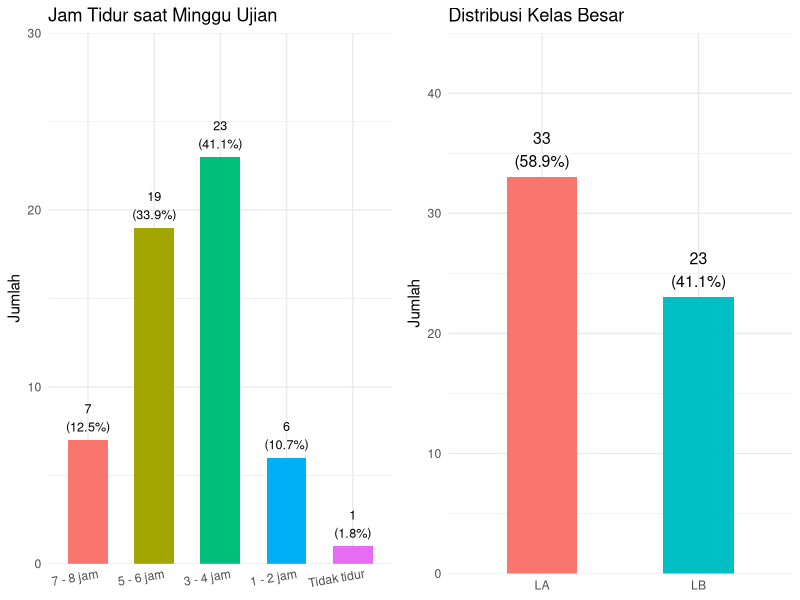
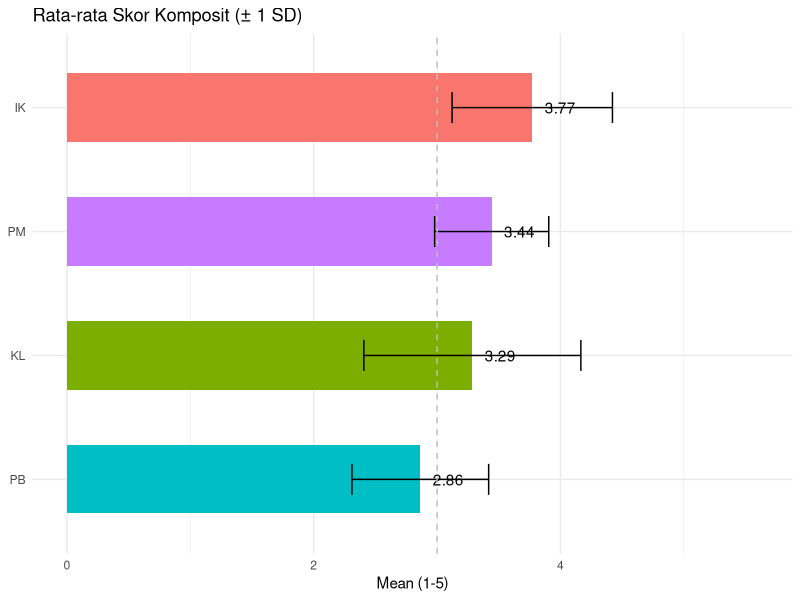
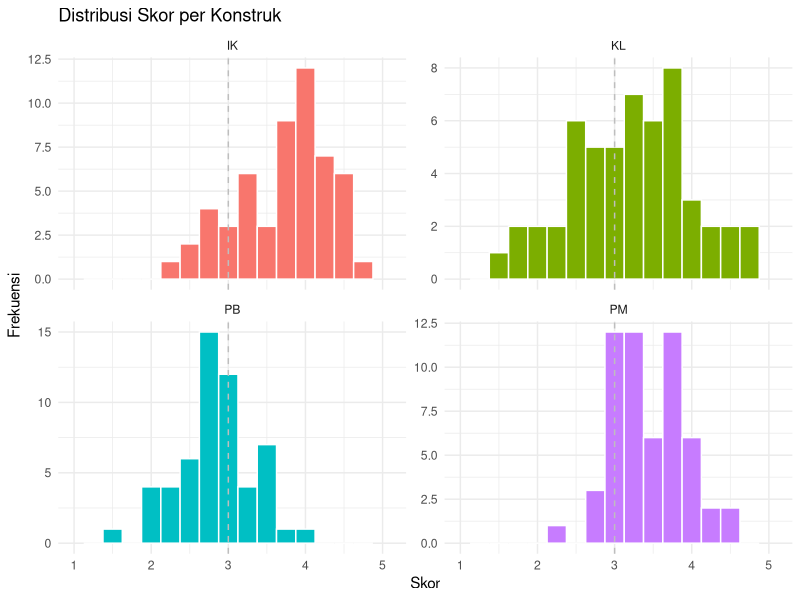
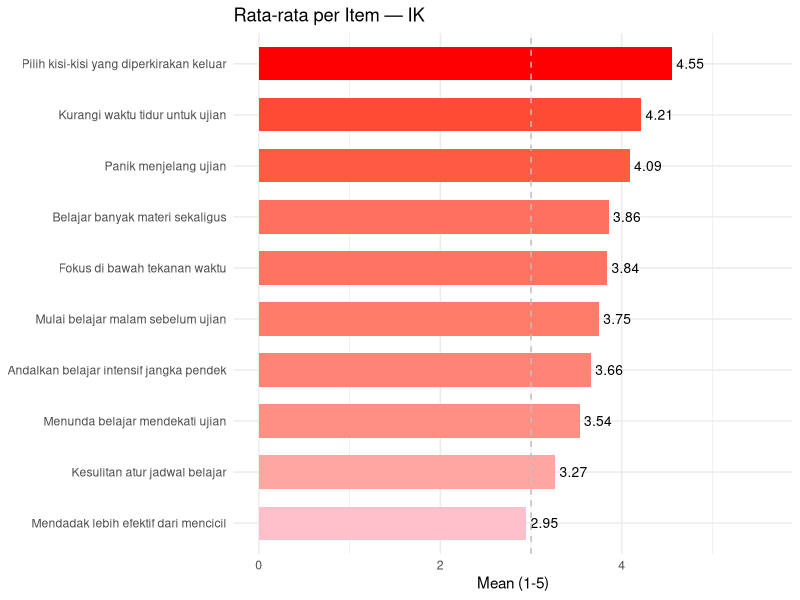
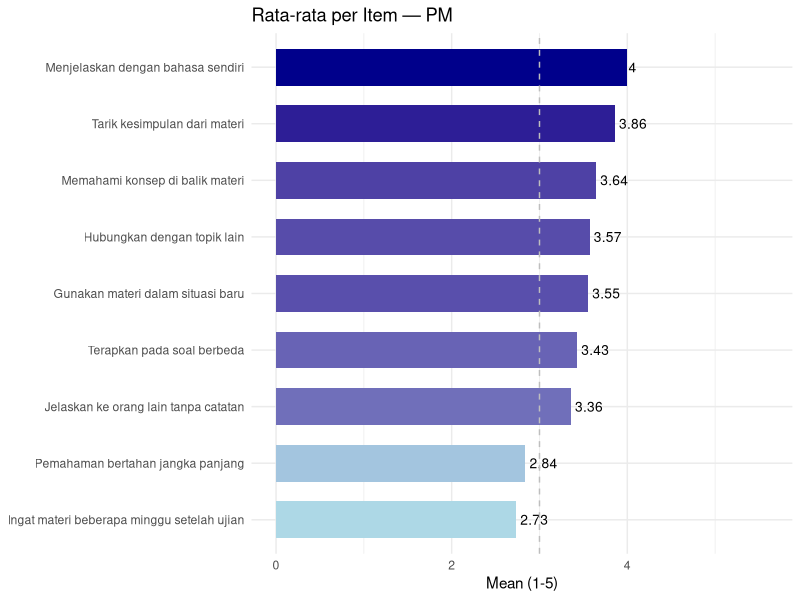
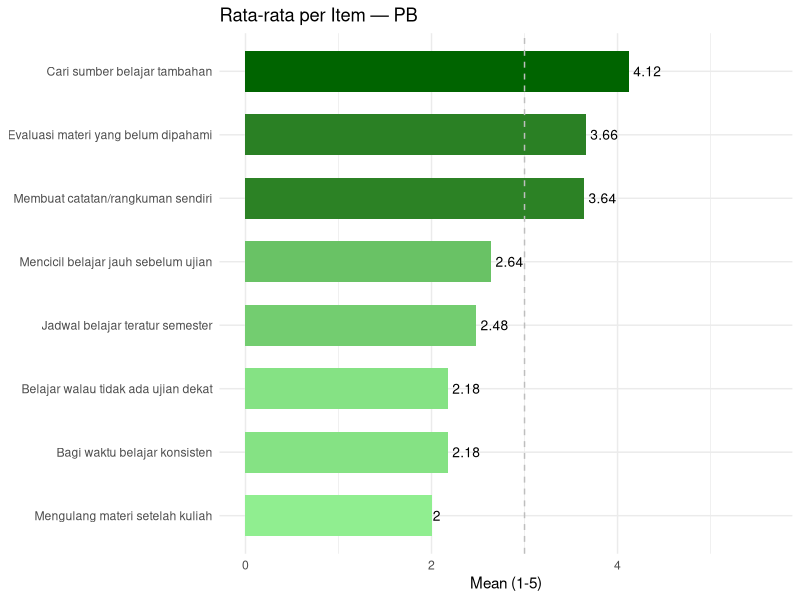
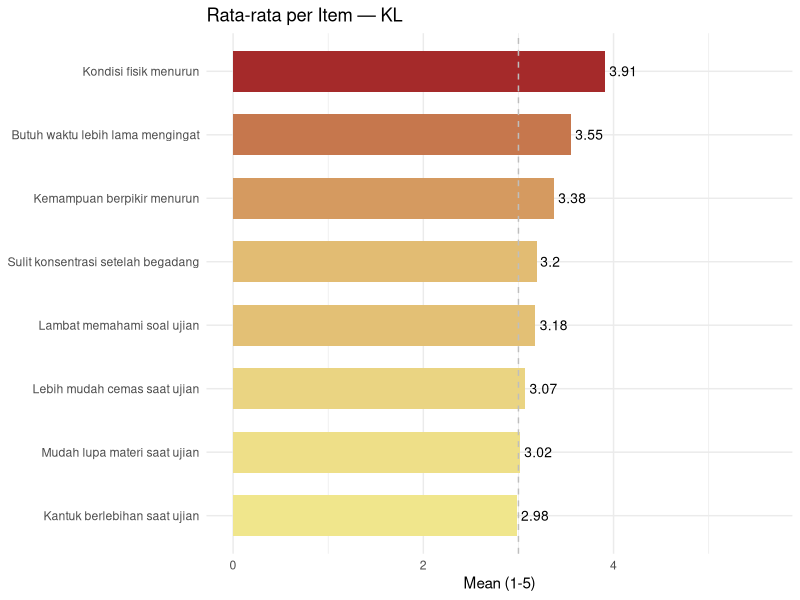
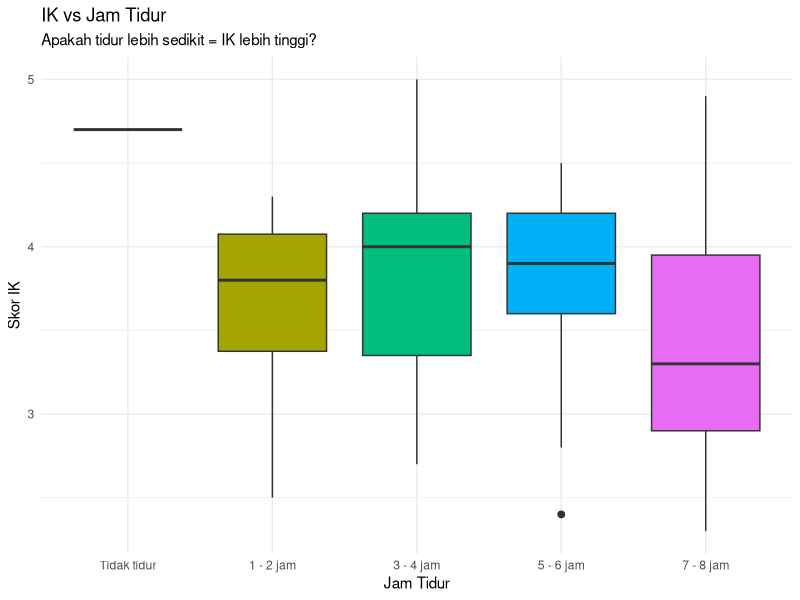

Source code (R) for these figures, in order:
## ---- chunk 1
knitr::opts_chunk$set(echo = TRUE, warning = FALSE, message = FALSE,
                       fig.align = "center", fig.width = 9, fig.height = 5)
## ---- chunk 2
library(readr); library(dplyr); library(tidyr); library(psych)
library(ggplot2); library(corrplot); library(car); library(lmtest)
library(knitr); library(scales); library(gridExtra)
## ---- chunk 3
n_populasi  <- 127
n_target    <- 55
n_responden <- 57   # sebelum dedup
n_valid     <- 56   # sesudah dedup

coverage_rate <- round(n_valid / n_populasi * 100, 1)

kable(data.frame(
  Keterangan = c("Populasi", "Target Sampel Minimum", "Responden Masuk",
                 "Duplikat Dihapus", "Responden Valid"),
  Nilai = c(n_populasi, n_target, n_responden, n_responden - n_valid, n_valid)
), caption = "Ringkasan Pengumpulan Data")

cat("Coverage rate:", coverage_rate, "% dari populasi\n")
cat("Target n tercapai:", ifelse(n_valid >= n_target, "Ya", "Belum"), "\n")
## ---- chunk 4
data_raw <- read_csv("DataBefore_6.csv", show_col_types = FALSE)
cat("Dimensi awal:", nrow(data_raw), "baris x", ncol(data_raw), "kolom\n")
## ---- chunk 5
kable(data.frame(Index = seq_along(names(data_raw)), Kolom = names(data_raw)),
      caption = "Cek index kolom sebelum subsetting")
## ---- chunk 6
cat("Kolom 5-14 (harus item IK):\n"); print(names(data_raw)[5:14])
cat("\nKolom 15-23 (harus item PM):\n"); print(names(data_raw)[15:23])
cat("\nKolom 24-31 (harus item PB):\n"); print(names(data_raw)[24:31])
cat("\nKolom 32-39 (harus item KL):\n"); print(names(data_raw)[32:39])
## ---- chunk 7
data <- data_raw %>% distinct(Nama, .keep_all = TRUE)
cat("Setelah hapus duplikat:", nrow(data), "dari", nrow(data_raw), "responden\n")

data <- data %>%
  mutate(IK = rowMeans(across(5:14),  na.rm = TRUE),
         PM = rowMeans(across(15:23), na.rm = TRUE),
         PB = rowMeans(across(24:31), na.rm = TRUE),
         KL = rowMeans(across(32:39), na.rm = TRUE))
## ---- chunk 8
mv <- data.frame(Variabel = names(data), Missing = colSums(is.na(data)),
                  Persen = round(colSums(is.na(data)) / nrow(data) * 100, 2))
kable(mv %>% filter(Variabel %in% c("IK","PM","PB","KL","Kelas Besar",
      "Rata-rata jam tidur saat minggu ujian")), caption = "Missing — Variabel Utama")
## ---- chunk 9
data <- data %>%
  mutate(Tidur_Kode = case_when(
    `Rata-rata jam tidur saat minggu ujian` == "7 - 8 jam"   ~ 5,
    `Rata-rata jam tidur saat minggu ujian` == "5 - 6 jam"   ~ 4,
    `Rata-rata jam tidur saat minggu ujian` == "3 - 4 jam"   ~ 3,
    `Rata-rata jam tidur saat minggu ujian` == "1 - 2 jam"   ~ 2,
    `Rata-rata jam tidur saat minggu ujian` == "Tidak tidur" ~ 1,
    TRUE ~ NA_real_))

kable(as.data.frame(table(data$`Rata-rata jam tidur saat minggu ujian`, data$Tidur_Kode)),
      col.names = c("Kategori","Kode","Frekuensi"))
## ---- chunk 10
data_export <- data %>%
  select(Nama, `Kelas Besar`, `Rata-rata jam tidur saat minggu ujian`,
         Tidur_Kode, IK, PM, PB, KL, everything(), -any_of("Timestamp"))
write_csv(data_export, "DataAfter_6.csv")
cat("Disimpan:", nrow(data_export), "baris x", ncol(data_export), "kolom\n")
## ---- chunk 11
construct_summary <- data.frame(
  Variabel = c("IK","PM","PB","KL"),
  Mean = round(c(mean(data$IK), mean(data$PM), mean(data$PB), mean(data$KL)),3),
  SD = round(c(sd(data$IK), sd(data$PM), sd(data$PB), sd(data$KL)),3),
  Min = round(c(min(data$IK), min(data$PM), min(data$PB), min(data$KL)),3),
  Max = round(c(max(data$IK), max(data$PM), max(data$PB), max(data$KL)),3)
)
kable(construct_summary, caption = "Statistik Deskriptif Variabel Penelitian")

sleep_table <- data %>%
  count(`Rata-rata jam tidur saat minggu ujian`) %>%
  arrange(desc(n))
kable(sleep_table, col.names = c("Jam Tidur", "Frekuensi"), caption = "Distribusi Jam Tidur Responden")
## ---- chunk 12
p1 <- data %>% count(`Rata-rata jam tidur saat minggu ujian`) %>%
  mutate(pct = round(n/sum(n)*100,1),
         tidur = factor(`Rata-rata jam tidur saat minggu ujian`,
                        levels = c("7 - 8 jam","5 - 6 jam","3 - 4 jam","1 - 2 jam","Tidak tidur"))) %>%
  ggplot(aes(tidur, n, fill = tidur)) +
  geom_col(width = 0.6) + geom_text(aes(label = paste0(n,"\n(",pct,"%)")), vjust = -0.3, size = 3.2) +
  scale_y_continuous(limits = c(0,30), expand = c(0,0)) +
  labs(title = "Jam Tidur saat Minggu Ujian", x = NULL, y = "Jumlah") +
  theme_minimal() + theme(legend.position = "none", axis.text.x = element_text(angle = 10, hjust = 0.8))

p2 <- data %>% count(`Kelas Besar`) %>% mutate(pct = round(n/sum(n)*100,1)) %>%
  ggplot(aes(`Kelas Besar`, n, fill = `Kelas Besar`)) +
  geom_col(width = 0.45) + geom_text(aes(label = paste0(n,"\n(",pct,"%)")), vjust = -0.3, size = 4) +
  scale_y_continuous(limits = c(0,45), expand = c(0,0)) +
  labs(title = "Distribusi Kelas Besar", x = NULL, y = "Jumlah") + theme_minimal() + theme(legend.position = "none")

gridExtra::grid.arrange(p1, p2, ncol = 2)
## ---- chunk 13
mean_df <- data.frame(Konstruk = c("IK","PM","PB","KL"),
                       Mean = c(mean(data$IK), mean(data$PM), mean(data$PB), mean(data$KL)),
                       SD = c(sd(data$IK), sd(data$PM), sd(data$PB), sd(data$KL)))

ggplot(mean_df, aes(reorder(Konstruk, Mean), Mean, fill = Konstruk)) +
  geom_col(width = 0.55) +
  geom_errorbar(aes(ymin = pmax(Mean-SD,1), ymax = pmin(Mean+SD,5)), width = 0.25) +
  geom_text(aes(label = round(Mean,2)), hjust = -0.4) +
  geom_hline(yintercept = 3, linetype = "dashed", color = "gray") +
  coord_flip() + scale_y_continuous(limits = c(0,5.6)) +
  labs(title = "Rata-rata Skor Komposit (± 1 SD)", x = NULL, y = "Mean (1-5)") +
  theme_minimal() + theme(legend.position = "none")
## ---- chunk 14
data %>% select(IK, PM, PB, KL) %>% pivot_longer(everything(), names_to = "K", values_to = "Skor") %>%
  ggplot(aes(Skor, fill = K)) +
  geom_histogram(binwidth = 0.25, color = "white") +
  geom_vline(xintercept = 3, linetype = "dashed", color = "gray") +
  facet_wrap(~K, scales = "free_y", ncol = 2) +
  scale_x_continuous(breaks = 1:5, limits = c(1,5.1)) +
  labs(title = "Distribusi Skor per Konstruk", x = "Skor", y = "Frekuensi") +
  theme_minimal() + theme(legend.position = "none")
## ---- chunk 15
ik_desc <- data.frame(Item = names(data)[5:14], Mean = round(colMeans(data[,5:14], na.rm = TRUE),3), SD = round(apply(data[,5:14],2,sd,na.rm=TRUE),3))
pm_desc <- data.frame(Item = names(data)[15:23], Mean = round(colMeans(data[,15:23], na.rm = TRUE),3), SD = round(apply(data[,15:23],2,sd,na.rm=TRUE),3))
pb_desc <- data.frame(Item = names(data)[24:31], Mean = round(colMeans(data[,24:31], na.rm = TRUE),3), SD = round(apply(data[,24:31],2,sd,na.rm=TRUE),3))
kl_desc <- data.frame(Item = names(data)[32:39], Mean = round(colMeans(data[,32:39], na.rm = TRUE),3), SD = round(apply(data[,32:39],2,sd,na.rm=TRUE),3))

kable(list(ik_desc, pm_desc, pb_desc, kl_desc), caption = "Descriptive Statistics of Items (IK, PM, PB, KL)")
## ---- chunk 16
plot_items <- function(cols, labels, judul, warna_rendah, warna_tinggi) {
  df <- data.frame(Label = labels, Mean = colMeans(data[, cols], na.rm = TRUE))
  ggplot(df, aes(reorder(Label, Mean), Mean, fill = Mean)) +
    geom_col(width = 0.65) + geom_text(aes(label = round(Mean,2)), hjust = -0.15, size = 3.5) +
    geom_hline(yintercept = 3, linetype = "dashed", color = "gray") +
    coord_flip() + scale_fill_gradient(low = warna_rendah, high = warna_tinggi) +
    scale_y_continuous(limits = c(0,5.6)) +
    labs(title = judul, x = NULL, y = "Mean (1-5)") + theme_minimal() + theme(legend.position = "none")
}
## ---- chunk 17
plot_items(5:14,
  c("Mulai belajar malam sebelum ujian","Menunda belajar mendekati ujian",
    "Belajar banyak materi sekaligus","Fokus di bawah tekanan waktu",
    "Pilih kisi-kisi yang diperkirakan keluar","Kurangi waktu tidur untuk ujian",
    "Andalkan belajar intensif jangka pendek","Mendadak lebih efektif dari mencicil",
    "Kesulitan atur jadwal belajar","Panik menjelang ujian"),
  "Rata-rata per Item — IK", "pink", "red")
## ---- chunk 18
plot_items(15:23,
  c("Memahami konsep di balik materi","Menjelaskan dengan bahasa sendiri",
    "Terapkan pada soal berbeda","Ingat materi beberapa minggu setelah ujian",
    "Hubungkan dengan topik lain","Jelaskan ke orang lain tanpa catatan",
    "Tarik kesimpulan dari materi","Gunakan materi dalam situasi baru",
    "Pemahaman bertahan jangka panjang"),
  "Rata-rata per Item — PM", "lightblue", "darkblue")
## ---- chunk 19
plot_items(24:31,
  c("Jadwal belajar teratur semester","Mengulang materi setelah kuliah",
    "Membuat catatan/rangkuman sendiri","Bagi waktu belajar konsisten",
    "Cari sumber belajar tambahan","Mencicil belajar jauh sebelum ujian",
    "Evaluasi materi yang belum dipahami","Belajar walau tidak ada ujian dekat"),
  "Rata-rata per Item — PB", "lightgreen", "darkgreen")
## ---- chunk 20
plot_items(32:39,
  c("Sulit konsentrasi setelah begadang","Lambat memahami soal ujian",
    "Mudah lupa materi saat ujian","Kondisi fisik menurun",
    "Kantuk berlebihan saat ujian","Kemampuan berpikir menurun",
    "Lebih mudah cemas saat ujian","Butuh waktu lebih lama mengingat"),
  "Rata-rata per Item — KL", "khaki", "brown")
## ---- chunk 21
data %>% mutate(Tidur_Label = factor(`Rata-rata jam tidur saat minggu ujian`,
    levels = c("Tidak tidur","1 - 2 jam","3 - 4 jam","5 - 6 jam","7 - 8 jam"))) %>%
  ggplot(aes(Tidur_Label, IK, fill = Tidur_Label)) +
  geom_boxplot(outlier.size = 2) +
  labs(title = "IK vs Jam Tidur", subtitle = "Apakah tidur lebih sedikit = IK lebih tinggi?",
       x = "Jam Tidur", y = "Skor IK") + theme_minimal() + theme(legend.position = "none")
## ---- chunk 22
kruskal_result <- kruskal.test(IK ~ `Rata-rata jam tidur saat minggu ujian`, data = data)

kable(
  data.frame(
    Statistic = round(kruskal_result$statistic,4),
    P_Value = round(kruskal_result$p.value,4)
  ),
  caption = "Kruskal-Wallis Test: IK by Sleep Duration"
)
## ---- chunk 23
a_ik <- psych::alpha(data[,5:14]);  a_pm <- psych::alpha(data[,15:23])
a_pb <- psych::alpha(data[,24:31]); a_kl <- psych::alpha(data[,32:39])

alpha_vals <- c(a_ik$total$raw_alpha, a_pm$total$raw_alpha, a_pb$total$raw_alpha, a_kl$total$raw_alpha)

check_citc <- function(alpha_obj, nama) {
  citc <- round(alpha_obj$item.stats$r.drop, 3)
  data.frame(Konstruk = nama, Item = rownames(alpha_obj$item.stats), CITC = citc,
             Status = ifelse(citc < 0.30, "Lemah", "OK"))
}
citc_all <- rbind(check_citc(a_ik,"IK"), check_citc(a_pm,"PM"),
                   check_citc(a_pb,"PB"), check_citc(a_kl,"KL"))

validity_summary <- citc_all %>%
  group_by(Konstruk) %>%
  summarise(
    Total_Item = n(),
    Item_Valid = sum(CITC >= 0.30),
    Item_Tidak_Valid = sum(CITC < 0.30)
  )

kable(validity_summary, caption = "Summary of Validity Test")

kable(data.frame(Konstruk = c("IK","PM","PB","KL"), Alpha = round(alpha_vals,3),
                  Status = ifelse(alpha_vals >= 0.70, "Reliabel", "Perlu Ditinjau")),
      caption = "Cronbach's Alpha per Konstruk")
## ---- chunk 24
kable(citc_all, caption = "Item-Total Correlation — Semua Konstruk")
## ---- chunk 25
lemah_pb <- citc_all %>% filter(Konstruk == "PB", Status == "Lemah") %>% pull(Item)
## ---- chunk 26
vars_cor <- c("IK","PM","PB","KL","Tidur_Kode")
cor_p <- cor(data[, vars_cor], method = "pearson",  use = "complete.obs")
cor_s <- cor(data[, vars_cor], method = "spearman", use = "complete.obs")

kable(round(cor_p, 3), caption = "Korelasi Pearson")
kable(round(cor_s, 3), caption = "Korelasi Spearman (pembanding, karena dasar data ordinal)")
## ---- chunk 27
corrplot(cor_p, method = "color", type = "upper", addCoef.col = "black",
         tl.col = "black", tl.srt = 45, col = colorRampPalette(c("red","white","blue"))(200),
         title = "Matriks Korelasi (Pearson)", mar = c(0,0,1.5,0))
## ---- chunk 28
cor_pairs <- list(
  list(x="IK", y="PM", m="pearson"), list(x="IK", y="PB", m="pearson"),
  list(x="IK", y="KL", m="pearson"), list(x="KL", y="PM", m="pearson"),
  list(x="PB", y="PM", m="pearson"), list(x="Tidur_Kode", y="IK", m="spearman")
)

cor_summary <- do.call(rbind, lapply(cor_pairs, function(p) {
  t <- cor.test(data[[p$x]], data[[p$y]], method = p$m)
  data.frame(Pasangan = paste(p$x,"vs",p$y), Metode = p$m,
             r = round(unname(t$estimate), 3), p_value = round(t$p.value, 4),
             Signifikan = ifelse(t$p.value < 0.05, "Ya *", "Tidak"))
}))
kable(cor_summary, caption = "Ringkasan Uji Korelasi")
## ---- chunk 29
sw <- lapply(data[, c("IK","PM","PB","KL")], shapiro.test)
norm_df <- data.frame(Variabel = c("IK","PM","PB","KL"),
                       W = round(sapply(sw, function(x) x$statistic), 4),
                       p_value = round(sapply(sw, function(x) x$p.value), 4))
norm_df$Normal <- ifelse(norm_df$p_value > 0.05, "Ya", "Tidak")
kable(norm_df, caption = "Shapiro-Wilk")
## ---- chunk 30
model1 <- lm(PM ~ IK, data = data)

coef1 <- summary(model1)$coefficients
simple_reg <- data.frame(
  Variable = rownames(coef1),
  Estimate = round(coef1[,1],4),
  Std_Error = round(coef1[,2],4),
  t_Value = round(coef1[,3],4),
  P_Value = round(coef1[,4],4)
)
kable(simple_reg, caption = "Simple Linear Regression Result")
## ---- chunk 31
simple_reg_img <- data.frame(
  Variabel = c("Intercept", "IK"),
  Koefisien = round(coef1[, 1], 4),
  `p-value` = round(coef1[, 4], 4),
  check.names = FALSE
)

kable(simple_reg_img, row.names = FALSE, caption = "Hasil Regresi Linear Sederhana")
## ---- chunk 32
ggplot(data, aes(IK, PM)) +
  geom_point(alpha = 0.55, color = "blue", size = 2.5) +
  geom_smooth(method = "lm", se = TRUE, color = "red", fill = "pink") +
  scale_x_continuous(breaks = 1:5, limits = c(1.5,5.2)) +
  labs(title = "Regresi Sederhana: IK -> PM",
       subtitle = paste0("r=", round(cor(data$IK,data$PM),3),
                          " | R²=", round(summary(model1)$r.squared,4),
                          " | p=", round(summary(model1)$coefficients[2,4],4)),
       x = "IK", y = "PM") + theme_minimal()
## ---- chunk 33
model2 <- lm(PM ~ IK + PB + KL, data = data)

coef2 <- summary(model2)$coefficients
multiple_reg <- data.frame(
  Variable = rownames(coef2),
  Estimate = round(coef2[,1],4),
  Std_Error = round(coef2[,2],4),
  t_Value = round(coef2[,3],4),
  P_Value = round(coef2[,4],4)
)
kable(multiple_reg, caption = "Multiple Regression Result")
## ---- chunk 34
coef_table <- summary(model2)$coefficients

hypothesis_table <- data.frame(
  Variable = rownames(coef_table)[-1],
  Estimate = round(coef_table[-1,1], 4),
  P_Value = round(coef_table[-1,4], 4)
)

hypothesis_table$Decision <- ifelse(
  hypothesis_table$P_Value < 0.05,
  "Accepted",
  "Rejected"
)

kable(hypothesis_table, caption = "Hypothesis Testing Result")

model_summary <- summary(model2)
f_stat <- model_summary$fstatistic
p_val_f <- pf(f_stat[1], f_stat[2], f_stat[3], lower.tail = FALSE)

f_test_df <- data.frame(
  F_Statistic = round(f_stat[1], 3),
  DF1 = f_stat[2],
  DF2 = f_stat[3],
  P_Value = round(p_val_f, 4)
)

kable(f_test_df, caption = "Uji Kelayakan Model (F-Test / ANOVA)")
## ---- chunk 35
vif_vals <- vif(model2)
kable(data.frame(Variabel = names(vif_vals), VIF = round(vif_vals,3),
                  Status = ifelse(vif_vals < 5, "OK", "Perlu Perhatian")),
      caption = "Multikolinearitas (VIF)")

bp <- bptest(model2); sw_res <- shapiro.test(residuals(model2))
kable(data.frame(Uji = c("Breusch-Pagan","Shapiro-Wilk Residual"),
                  Statistik = round(c(bp$statistic, sw_res$statistic), 4),
                  p_value = round(c(bp$p.value, sw_res$p.value), 4),
                  Kesimpulan = c(ifelse(bp$p.value>0.05,"Tidak ada heteroskedastisitas","Ada heteroskedastisitas"),
                                 ifelse(sw_res$p.value>0.05,"Residual normal","Residual tidak normal"))))
## ---- chunk 36
par(mfrow = c(2,2)); plot(model2); par(mfrow = c(1,1))
## ---- chunk 37
model_a <- lm(KL ~ IK, data = data)         # Langkah 2: IK -> KL
model_b <- lm(PM ~ IK + KL, data = data)    # Langkah 3 & 4: KL & IK -> PM (kontrol satu sama lain)

med_df <- data.frame(
  Langkah = c("1. IK -> PM (tanpa kontrol)", "2. IK -> KL", "3. KL -> PM (kontrol IK)", "4. IK -> PM (kontrol KL)"),
  Koefisien = round(c(coef(model1)["IK"], coef(model_a)["IK"], coef(model_b)["KL"], coef(model_b)["IK"]), 4),
  p_value = round(c(summary(model1)$coefficients["IK","Pr(>|t|)"],
                     summary(model_a)$coefficients["IK","Pr(>|t|)"],
                     summary(model_b)$coefficients["KL","Pr(>|t|)"],
                     summary(model_b)$coefficients["IK","Pr(>|t|)"]), 4))
kable(med_df, caption = "Langkah Baron & Kenny")
## ---- chunk 38
step1_sig <- summary(model1)$coefficients["IK","Pr(>|t|)"] < 0.05
step2_sig <- summary(model_a)$coefficients["IK","Pr(>|t|)"] < 0.05
step3_sig <- summary(model_b)$coefficients["KL","Pr(>|t|)"] < 0.05
## ---- chunk 39
class_agg <- data %>% group_by(`Kelas Besar`) %>%
  summarise(n=n(), IK=round(mean(IK),3), PM=round(mean(PM),3), PB=round(mean(PB),3), KL=round(mean(KL),3))
kable(class_agg, caption = "Rata-rata per Kelas")
## ---- chunk 40
tt <- lapply(c("IK","PM","PB","KL"), function(v) t.test(data[[v]] ~ data$`Kelas Besar`))
ttest_df <- data.frame(Variabel = c("IK","PM","PB","KL"),
                        t = round(sapply(tt, function(x) x$statistic), 3),
                        p_value = round(sapply(tt, function(x) x$p.value), 4))
ttest_df$Signifikan <- ifelse(ttest_df$p_value < 0.05, "Ya *", "Tidak")
kable(ttest_df, caption = "t-test: LA09 vs LB09")
## ---- chunk 41
data %>% select(`Kelas Besar`, IK, PM, PB, KL) %>%
  pivot_longer(-`Kelas Besar`, names_to = "Konstruk", values_to = "Skor") %>%
  mutate(Konstruk = factor(Konstruk, levels = c("IK","PM","PB","KL"))) %>%
  ggplot(aes(Konstruk, Skor, fill = `Kelas Besar`)) +
  geom_boxplot(position = position_dodge(0.7), width = 0.6) +
  geom_hline(yintercept = 3, linetype = "dashed") +
  labs(title = "Skor per Konstruk: LA09 vs LB09") + theme_minimal()
## ---- chunk 42
r_ik_pm <- round(cor(data$IK,data$PM),3); p_ik_pm <- round(cor.test(data$IK,data$PM)$p.value,4)
r_ik_pb <- round(cor(data$IK,data$PB),3); p_ik_pb <- round(cor.test(data$IK,data$PB)$p.value,4)
r_pb_pm <- round(cor(data$PB,data$PM),3); p_pb_pm <- round(cor.test(data$PB,data$PM)$p.value,4)
r2_m2 <- round(summary(model2)$r.squared,3)
coef_pb_m2 <- round(coef(model2)["PB"],3); p_pb_m2 <- round(summary(model2)$coefficients["PB","Pr(>|t|)"],4)
ttest_max_p <- round(max(ttest_df$p_value),3)
## ---- chunk 43
cat("IK vs PM: r =", r_ik_pm,
    ", p-value =", p_ik_pm, "\n")

cat("IK vs PB: r =", r_ik_pb,
    ", p-value =", p_ik_pb, "\n")

cat("PB vs PM: r =", r_pb_pm,
    ", p-value =", p_pb_pm, "\n")

cat("R-squared Model 2 =", r2_m2, "\n")

cat("Koefisien PB =", coef_pb_m2,
    ", p-value =", p_pb_m2, "\n")

cat("Maximum p-value t-test =", ttest_max_p, "\n")
